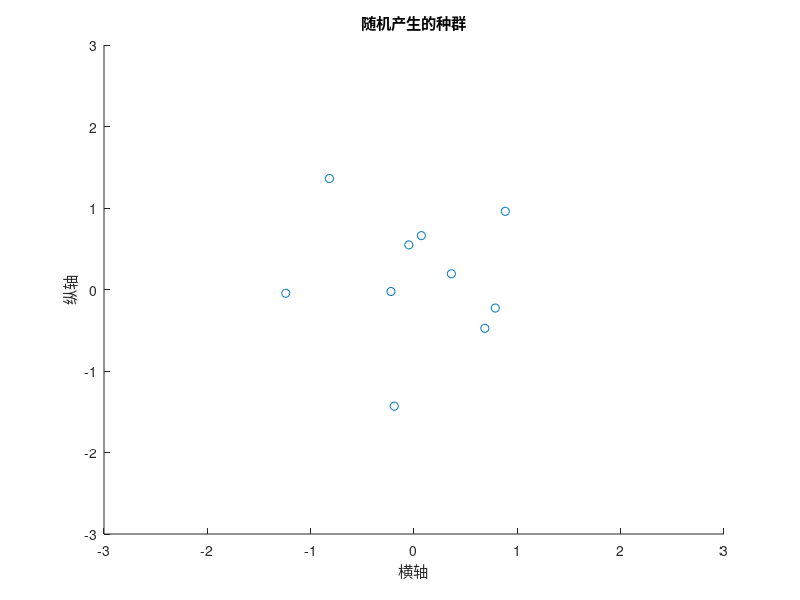

Recreate this plot in MATLAB. (Note: this script raises an error after producing the figure.)
%%%%主函数%%%%
clear;
clc;

%%%%输入参数%%%%
N = 10;                      % 城市个数
M = 20;                      % 种群个数
C = 100;                     % 迭代次数
C_old = C;
m = 2;                       % 淘汰加速指数
Pc = 0.4;                    % 交叉概率
Pm = 0.2;                    % 变异概率

%%%%生成城市的坐标和距离%%%%
pos = randn(N,2); % 城市坐标

D = zeros(N,N);   % 城市间距
for i = 1:N
    for j = i+1:N
        dis = (pos(i,1) - pos(j,1)).^2 + (pos(i,2) - pos(j,2)).^2; % 两点间距离
        D(i,j) = dis^(0.5);
        D(j,i) = D(i,j);                                        
    end
end

%%%%生成初始群体%%%%
popm = zeros(M,N);
for i = 1:M
    popm(i,:) = randperm(N);
end

%%%%随机选择一个种群%%%%
R = popm(1,:);         % 1可以随机选择
% 绘图
figure(1);             % 绘制城市点图
scatter(pos(:,1),pos(:,2),'k.');
xlabel('横轴')
ylabel('纵轴')
title('随机产生的种群')
axis( [-3 3 -3 3] )
figure(2);             % 绘制随机产生的路径
plot_route(pos,R);
xlabel('横轴')
ylabel('纵轴')
title('随机生成种群城市路径情况')
axis([-3 3 -3 3])

%%%%初始化种群机及其适应函数%%%%
fitness = zeros(M,1);
len = zeros(M,1);
for i = 1:M
    len(i,1) = myLength(D,popm(i,:));
end
maxlen = max(len);
minlen = min(len);
fitness = fit(len,m,maxlen,minlen);
rr = find( len == minlen );
R = popm(rr(1,1),:);
for i = 1:N
    fprintf('%d ',R(i));
end
fprintf('\n');
fitness = fitness/sum(fitness);
distance_min = zeros(C+1,1);

while C >= 0
    fprintf('迭代第%d次\n',C);

    %%%%选择操作%%%%
    nn = 0;
    for i = 1:size(popm,1)
        len_1(i,1) = myLength(D,popm(i,:));
        jc = rand*0.3;
        for j = 1:size(popm,1)
            if fitness(j,1) >= jc    %如果适应，就保留
                nn = nn + 1;
                popm_sel(nn,:) = popm(j,:);
                break;
            end
        end
    end

    %%%%每次选择都保存最优的种群%%%%
    popm_sel = popm_sel(1:nn,:);
    [len_m,len_index] = min(len_1);
    popm_sel = [popm_sel;popm(len_index,:)];

    %%%%交叉操作%%%%
    nnper = randperm(nn);
    A = popm_sel(nnper(1),:);
    B = popm_sel(nnper(2),:);
    for i = 1:nn*Pc
        [A,B] = cross(A,B);
        popm_sel(nnper(1),:) = A;
        popm_sel(nnper(2),:) = B;
    end

    %%%%变异操作%%%%
    for i = 1:nn
        pick = rand;
        while pick == 0
            pick = rand;
        end
        if pick <= Pm
            popm_sel(i,:) = Mutation(popm_sel(i,:));
        end
    end

    %%%%求适应度函数%%%%
    NN = size(popm_sel,1);
    len = zeros(NN,1);
    for i = 1:NN
        len(i,1) = myLength(D,popm_sel(i,:));
    end
    maxlen = max(len);
    minlen = min(len);
    distance_min(C+1,1) = minlen;
    fitness = fit(len,m,maxlen,minlen);
    rr = find(len == minlen);
    fprintf('minlen = %d\n',minlen);
    R=popm_sel(rr(1,1),:);
    for i = 1:N
        fprintf('%d ',R(i));
    end
    fprintf('\n');
    popm = popm_sel;
    C = C - 1;
    %pause(1);
end
figure(3)
plot_route(pos,R);
xlabel('横轴')
ylabel('纵轴')
title('优化后的种群城市路径情况')
axis([-3 3 -3 3]);